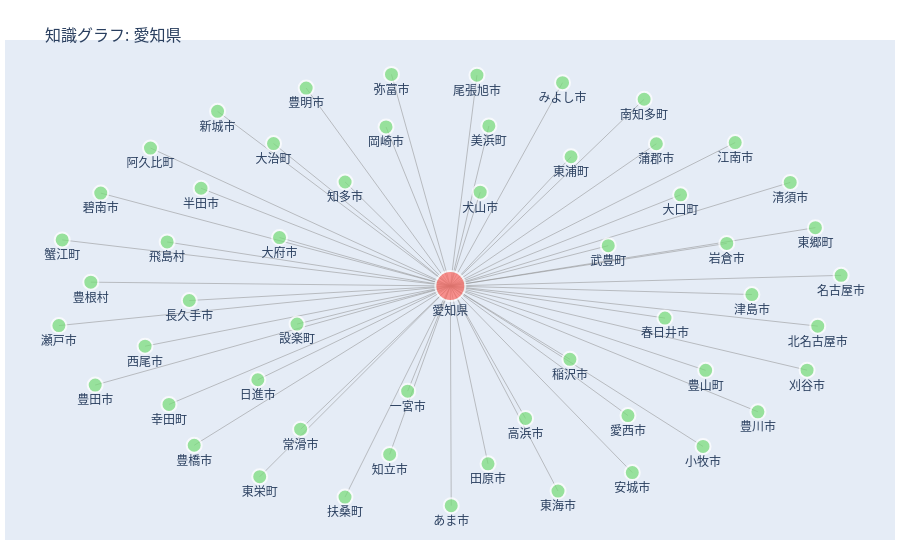

Notebook source saved alongside this figure:
### Code cell
import json
import networkx as nx
import plotly.graph_objects as go
import pandas as pd

# ==============================================================================
# 設定エリア
# ==============================================================================
JSON_FILE_PATH = "knowledge_graph_enhanced.json"
# JSON_FILE_PATH = "knowledge_graph_with_wiki.json"
TARGET_PREFECTURE = "愛知県"
# ==============================================================================


# 1. JSONファイルの読み込みとNetworkXグラフの構築
print(f"🔄 '{JSON_FILE_PATH}' を読み込んでいます...")
with open(JSON_FILE_PATH, "r", encoding="utf-8") as f:
    graph_data = json.load(f)

G = nx.Graph()
for node_data in graph_data["nodes"]:
    attributes = node_data.get("properties", {})
    attributes["type"] = node_data.get("type")
    attributes["label"] = node_data.get("label")
    G.add_node(node_data["id"], **attributes)

for edge_data in graph_data["edges"]:
    G.add_edge(edge_data["source"], edge_data["target"], type=edge_data.get("label"))
print("✅ グラフの読み込みが完了しました。")

# 2. 指定された都道府県のサブグラフを作成
print(f"🔄 '{TARGET_PREFECTURE}' のサブグラフを作成しています...")
subgraph_nodes = {TARGET_PREFECTURE}
for node, data in G.nodes(data=True):
    if data.get("都道府県") == TARGET_PREFECTURE:
        subgraph_nodes.add(node)
H = G.subgraph(subgraph_nodes)

# 3. グラフのレイアウト計算
# spring_layoutアルゴリズムでノードの2D座標を計算
print("🔄 グラフのレイアウトを計算しています...")
pos = nx.spring_layout(H, seed=42)  # seedを固定して毎回同じレイアウトにする

# 4. Plotly用のデータを作成
# 4.1. エッジのトレースを作成
edge_x = []
edge_y = []
for edge in H.edges():
    x0, y0 = pos[edge[0]]
    x1, y1 = pos[edge[1]]
    edge_x.extend([x0, x1, None])
    edge_y.extend([y0, y1, None])

edge_trace = go.Scatter(
    x=edge_x,
    y=edge_y,
    line=dict(width=0.5, color="#888"),
    hoverinfo="none",
    mode="lines",
)

# 4.2. ノードのトレースを作成
node_x = []
node_y = []
node_text = []
node_color = []
node_size = []
node_hover_text = []

for node_id, attrs in H.nodes(data=True):
    x, y = pos[node_id]
    node_x.append(x)
    node_y.append(y)
    node_text.append(attrs.get("label", ""))

    # ツールチップ（ホバーテキスト）の情報を生成
    title_html = f"<b>{attrs.get('label', node_id)}</b><br>Type: {attrs.get('type')}"
    if "properties" in attrs:
        for key, val in attrs["properties"].items():
            if isinstance(val, dict) and "value" in val:
                display_val = f"{val['value']} (year: {val['year']})"
                title_html += f"<br><b>{key}</b>: {display_val}"
            else:
                title_html += f"<br><b>{key}</b>: {val}"
    node_hover_text.append(title_html)

    # ノードの種類によって色とサイズを変更
    if attrs.get("type") == "都道府県":
        node_color.append("#ff6961")
        node_size.append(30)
    else:
        node_color.append("#77dd77")
        node_size.append(15)

node_trace = go.Scatter(
    x=node_x,
    y=node_y,
    mode="markers+text",
    text=node_text,
    textposition="bottom center",
    hoverinfo="text",
    hovertext=node_hover_text,
    marker=dict(showscale=False, color=node_color, size=node_size, line_width=2),
)

# 5. Figureを作成して表示
print("🔄 Plotlyでグラフを描画しています...")
fig = go.Figure(
    data=[edge_trace, node_trace],
    layout=go.Layout(
        title=f"<br>知識グラフ: {TARGET_PREFECTURE}",
        titlefont_size=16,
        showlegend=False,
        hovermode="closest",
        margin=dict(b=20, l=5, r=5, t=40),
        xaxis=dict(showgrid=False, zeroline=False, showticklabels=False),
        yaxis=dict(showgrid=False, zeroline=False, showticklabels=False),
    ),
)

fig.show()
print("🎉 完了！ グラフが以下に表示されます。")

### Figure 1 — Plotly figure (JSON) as saved in the notebook; plotly's stock layout.template omitted (floating-point values rounded to 4 significant figures; data arrays with more than 128 entries replaced by an {"elided": "..."} marker saying what was removed)
{"data": [{"hoverinfo": "none", "line": {"color": "#888", "width": 0.5}, "mode": "lines", "type": "scatter", "x": {"elided": "162 float values"}, "y": {"elided": "162 float values"}}, {"hoverinfo": "text", "hovertext": ["<b>弥富市</b><br>Type: 市区町村", "<b>大口町</b><br>Type: 市区町村", "<b>豊橋市</b><br>Type: 市区町村", "<b>阿久比町</b><br>Type: 市区町村", "<b>犬山市</b><br>Type: 市区町村", "<b>半田市</b><br>Type: 市区町村", "<b>豊川市</b><br>Type: 市区町村", "<b>日進市</b><br>Type: 市区町村", "<b>知多市</b><br>Type: 市区町村", "<b>稲沢市</b><br>Type: 市区町村", "<b>愛西市</b><br>Type: 市区町村", "<b>常滑市</b><br>Type: 市区町村", "<b>尾張旭市</b><br>Type: 市区町村", "<b>長久手市</b><br>Type: 市区町村", "<b>田原市</b><br>Type: 市区町村", "<b>安城市</b><br>Type: 市区町村", "<b>豊明市</b><br>Type: 市区町村", "<b>江南市</b><br>Type: 市区町村", "<b>扶桑町</b><br>Type: 市区町村", "<b>春日井市</b><br>Type: 市区町村", "<b>瀬戸市</b><br>Type: 市区町村", "<b>碧南市</b><br>Type: 市区町村", "<b>岡崎市</b><br>Type: 市区町村", "<b>東浦町</b><br>Type: 市区町村", "<b>高浜市</b><br>Type: 市区町村", "<b>東郷町</b><br>Type: 市区町村", "<b>清須市</b><br>Type: 市区町村", "<b>みよし市</b><br>Type: 市区町村", "<b>幸田町</b><br>Type: 市区町村", "<b>西尾市</b><br>Type: 市区町村", "<b>一宮市</b><br>Type: 市区町村", "<b>北名古屋市</b><br>Type: 市区町村", "<b>大府市</b><br>Type: 市区町村", "<b>大治町</b><br>Type: 市区町村", "<b>新城市</b><br>Type: 市区町村", "<b>豊山町</b><br>Type: 市区町村", "<b>蟹江町</b><br>Type: 市区町村", "<b>南知多町</b><br>Type: 市区町村", "<b>小牧市</b><br>Type: 市区町村", "<b>東海市</b><br>Type: 市区町村", "<b>名古屋市</b><br>Type: 市区町村", "<b>知立市</b><br>Type: 市区町村", "<b>あま市</b><br>Type: 市区町村", "<b>蒲郡市</b><br>Type: 市区町村", "<b>愛知県</b><br>Type: 都道府県", "<b>飛島村</b><br>Type: 市区町村", "<b>岩倉市</b><br>Type: 市区町村", "<b>津島市</b><br>Type: 市区町村", "<b>武豊町</b><br>Type: 市区町村", "<b>豊田市</b><br>Type: 市区町村", "<b>豊根村</b><br>Type: 市区町村", "<b>設楽町</b><br>Type: 市区町村", "<b>刈谷市</b><br>Type: 市区町村", "<b>美浜町</b><br>Type: 市区町村", "<b>東栄町</b><br>Type: 市区町村"], "marker": {"color": ["#77dd77", "#77dd77", "#77dd77", "#77dd77", "#77dd77", "#77dd77", "#77dd77", "#77dd77", "#77dd77", "#77dd77", "#77dd77", "#77dd77", "#77dd77", "#77dd77", "#77dd77", "#77dd77", "#77dd77", "#77dd77", "#77dd77", "#77dd77", "#77dd77", "#77dd77", "#77dd77", "#77dd77", "#77dd77", "#77dd77", "#77dd77", "#77dd77", "#77dd77", "#77dd77", "#77dd77", "#77dd77", "#77dd77", "#77dd77", "#77dd77", "#77dd77", "#77dd77", "#77dd77", "#77dd77", "#77dd77", "#77dd77", "#77dd77", "#77dd77", "#77dd77", "#ff6961", "#77dd77", "#77dd77", "#77dd77", "#77dd77", "#77dd77", "#77dd77", "#77dd77", "#77dd77", "#77dd77", "#77dd77"], "line": {"width": 2}, "showscale": false, "size": [15, 15, 15, 15, 15, 15, 15, 15, 15, 15, 15, 15, 15, 15, 15, 15, 15, 15, 15, 15, 15, 15, 15, 15, 15, 15, 15, 15, 15, 15, 15, 15, 15, 15, 15, 15, 15, 15, 15, 15, 15, 15, 15, 15, 30, 15, 15, 15, 15, 15, 15, 15, 15, 15, 15]}, "mode": "markers+text", "text": ["弥富市", "大口町", "豊橋市", "阿久比町", "犬山市", "半田市", "豊川市", "日進市", "知多市", "稲沢市", "愛西市", "常滑市", "尾張旭市", "長久手市", "田原市", "安城市", "豊明市", "江南市", "扶桑町", "春日井市", "瀬戸市", "碧南市", "岡崎市", "東浦町", "高浜市", "東郷町", "清須市", "みよし市", "幸田町", "西尾市", "一宮市", "北名古屋市", "大府市", "大治町", "新城市", "豊山町", "蟹江町", "南知多町", "小牧市", "東海市", "名古屋市", "知立市", "あま市", "蒲郡市", "愛知県", "飛島村", "岩倉市", "津島市", "武豊町", "豊田市", "豊根村", "設楽町", "刈谷市", "美浜町", "東栄町"], "textposition": "bottom center", "type": "scatter", "x": [-0.1441, 0.5858, -0.6422, -0.7524, 0.0799, -0.6248, 0.781, -0.4815, -0.2611, 0.3064, 0.4529, -0.3735, 0.0717, -0.6544, 0.09965, 0.4639, -0.3594, 0.7237, -0.2614, 0.5464, -0.9838, -0.8781, -0.1579, 0.3092, 0.1944, 0.9261, 0.8626, 0.2878, -0.7058, -0.7662, -0.1032, 0.9321, -0.4267, -0.4419, -0.5831, 0.6491, -0.9754, 0.4938, 0.6425, 0.2764, 0.9911, -0.1487, 0.006754, 0.5246, 0.004528, -0.7105, 0.7024, 0.7658, 0.4032, -0.892, -0.9031, -0.3825, 0.9051, 0.1018, -0.4768], "y": [0.9675, 0.4179, -0.7246, 0.6315, 0.4299, 0.448, -0.5719, -0.4256, 0.4765, -0.3326, -0.5892, -0.6513, 0.9639, -0.06421, -0.8095, -0.8491, 0.905, 0.6564, -0.9612, -0.1444, -0.1785, 0.4259, 0.7278, 0.5917, -0.6023, 0.2683, 0.4746, 0.9297, -0.5382, -0.2726, -0.4779, -0.1811, 0.2232, 0.652, 0.7989, -0.3828, 0.2123, 0.854, -0.7299, -0.9336, 0.05053, -0.7663, -1, 0.651, 0.001884, 0.2029, 0.1964, -0.0369, 0.186, -0.4499, 0.01952, -0.1718, -0.382, 0.7322, -0.8681]}], "layout": {"hovermode": "closest", "margin": {"b": 20, "l": 5, "r": 5, "t": 40}, "showlegend": false, "title": {"font": {"size": 16}, "text": "<br>知識グラフ: 愛知県"}, "xaxis": {"showgrid": false, "showticklabels": false, "zeroline": false}, "yaxis": {"showgrid": false, "showticklabels": false, "zeroline": false}}}
